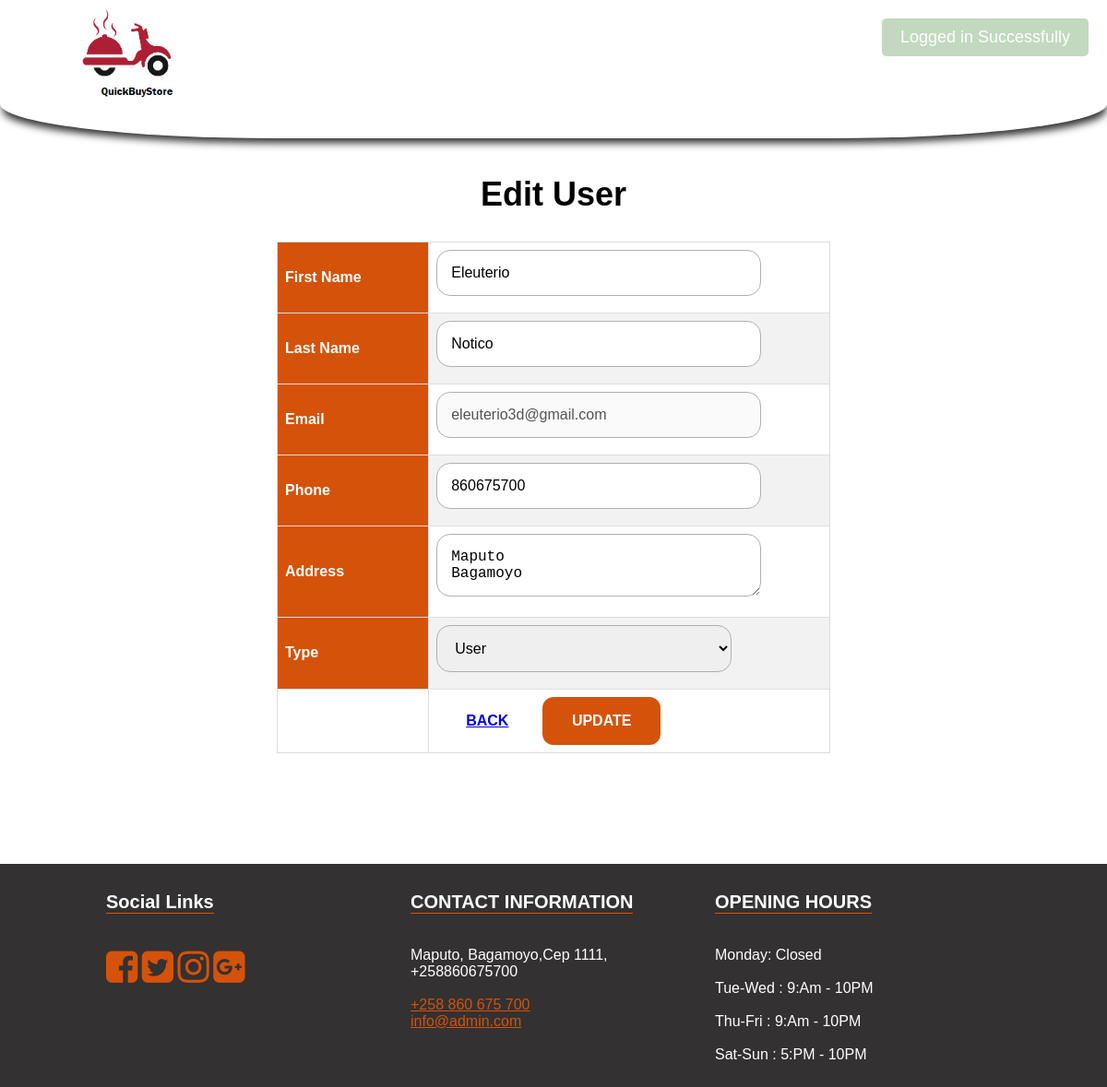
Page /food-delivery/edit-user.php?id=2 (signed in) on the committed database.
### tables this page shows
CREATE TABLE IF NOT EXISTS `users` (
  `id` int(11) unsigned NOT NULL AUTO_INCREMENT,
  `email` varchar(100) NOT NULL,
  `phone` varchar(20) NOT NULL,
  `password` varchar(255) NOT NULL,
  `fname` varchar(100) NOT NULL,
  `lname` varchar(100) NOT NULL,
  `address` text NOT NULL,
  `type` enum('user','admin') NOT NULL DEFAULT 'user',
  `created_at` timestamp NULL DEFAULT NULL,
  `updated_at` timestamp NULL DEFAULT NULL,
  PRIMARY KEY (`id`)
);

CREATE TABLE IF NOT EXISTS `settings` (
  `id` int(11) unsigned NOT NULL AUTO_INCREMENT,
  `about_title` text NOT NULL,
  `about_detail` text NOT NULL,
  `about_img` varchar(255) NOT NULL,
  `fb_link` varchar(255) NOT NULL,
  `tw_link` varchar(255) NOT NULL,
  `ins_link` varchar(255) NOT NULL,
  `gplus_link` varchar(255) NOT NULL,
  `contact_info` text NOT NULL,
  `opening_hours` text NOT NULL,
  `currency` enum('GBP','USD','EURO','MZN') NOT NULL DEFAULT 'GBP',
  PRIMARY KEY (`id`)
);

### food-delivery/functions/flash.php (called while the page is built, shortened)
<?php
class FlashMessage {
    public static function render($var) {
        $messages = $_SESSION[$var];
        return $messages;
    }
}
?>

### food-delivery/edit-user.php (the view, shortened to what this page needs)
<?php
include 'functions/flash.php';
$flash = new \FlashMessage();
include 'includes/header.php';
	?>
    <?php
$sql = "SELECT * FROM users WHERE id = '".$_GET['id']."'";
$result = $conn->query($sql);
$row = $result->fetch_assoc();
?>
	<section class="inner-page-sec">
		<div class="container">
			<h1>Edit User</h1>
			<div style="overflow-x:auto;">
				<form class="category-form" action="functions/update-user.php" method="post">
					<table class="custom-tbl">
						<tr>
							<th>
								<label>First Name</label>
							</th>
							<td>
								<input type="text" name="fname" class="input-text" value="<?php echo $row['fname'];?>">
							</td>
						</tr>
						<tr>
							<th>
								<label>Last Name</label>
							</th>
							<td>
								<input type="text" name="lname" class="input-text" value="<?php echo $row['lname'];?>">
							</td>
						</tr>
						<tr>
							<th>
								<label>Email</label>
							</th>
							<td>
								<input type="email" name="email" class="input-text" value="<?php echo $row['email'];?>" disabled>
							</td>
						</tr>
						<tr>
							<th>
								<label>Phone</label>
							</th>
							<td>
								<input type="text" name="phone" class="input-text" value="<?php echo $row['phone'];?>">
							</td>
						</tr>
						<tr>
							<th>
								<label>Address</label>
							</th>
							<td>
								<textarea name="address" class="input-text"><?php echo $row['address'];?></textarea>
							</td>
						</tr>
						<tr>
							<th>
								<label>Type</label>
							</th>
							<td>
								<select name="type" class="input-text">
									<option <?php if($row['type'] == "user"){?> selected <?php }?> value="user">User</option>
								</select>
							</td>
						</tr>
						<tr>
							<td></td>
							<td colspan="2">
								<a href="users.php" class="btn">Back</a>
								<input type="submit" name="update" class="btn login-btn" value="Update">
							</td>
						</tr>
					</table>
				</form>
			</div>
		</div>
	</section>
<?php include 'includes/footer.php'; ?>

### food-delivery/includes/footer.php (shortened to what this page needs)
<footer>
	<div class="container">
		<div class="col-1">
			<h3>Social Links</h3>
			<ul>
				<li><a href="<?php echo $rowS['fb_link'];?>"><i class="fa fa-facebook-square" aria-hidden="true"></i></a></li>
				<li><a href="<?php echo $rowS['tw_link'];?>"><i class="fa fa-twitter-square" aria-hidden="true"></i></a></li>
				<li><a href="<?php echo $rowS['ins_link'];?>"><i class="fa fa-instagram" aria-hidden="true"></i></a></li>
				<li><a href="<?php echo $rowS['gplus_link'];?>"><i class="fa fa-google-plus-square" aria-hidden="true"></i></a></li>
			</ul>
		</div>
		<div class="col-1">
			<h3>CONTACT INFORMATION</h3>
			<p>
				<?php echo $rowS['contact_info'];?>
			</p>
		</div>
		<div class="col-1">
			<h3>OPENING HOURS</h3>
			<p>
				<?php echo $rowS['opening_hours'];?>
			</p>
		</div>
	</div>
</footer>
</div>
<?php
$nmsg=$flash->render('notification_msg');
$ntype=$flash->render('notification_type');
$str = "";
if($nmsg){
	$str .= '<div class="notificaton-msg msg-'.$ntype.'" style="top:20px;">';
    $str .= $nmsg;
	$str .= '</div>';
}
echo $str;
?>
</body>
</html>

### food-delivery/css/main.css (style rules this page uses)
body { margin: 0; font-family: Arial, Helvetica, sans-serif; }
.btn { text-transform: uppercase; padding: 19px 36px; }
.btn { display: inline-block; font-weight: 600; text-align: center; white-space: nowrap; vertical-align: middle; -webkit-user-select: none; -moz-user-select: none; -ms-user-select: none; user-select: none; border: 2px solid transparent; padding: 12px 30px; font-size: 16px; line-height: 1.5; border-radius: .1875rem; transition: color .15s ease-in-out, background-color .15s ease-in-out, border-color .15s ease-in-out, box-shadow .15s ease-in-out; }
footer { background-color: #333131; color: #fff; }
footer .container { max-width: 1000px; width: 100%; margin: 0px auto; }
footer .container .col-1 { float: left; width: 30%; padding: 10px 15px; }
footer .container .col-1 a { color: #d5520a; }
footer .container .col-1 h3 { text-align: left; font-size: 20px; border-bottom: 1px solid #d5530c; display: inline-block; }
footer .container .col-1 ul { padding: 0px; list-style: none; }
footer .container .col-1 ul li { display: inline-block; }
footer .container .col-1 ul li a { font-size: 40px; color: #d5520a; }
.inner-page-sec { padding-top: 150px; padding-bottom: 80px; }
.inner-page-sec .container { max-width: 1000px; width: 100%; margin: 40px auto; }
.inner-page-sec .container h1 { text-align: center; font-size: 36px; }
.input-text { max-width: 320px; width: 100%; padding: 15px 15px; font-size: 16px; margin-bottom: 10px; border-radius: 15px; border: 1px solid #b3aeae; }
.login-btn { background-color: #d5520a; color: #fff; border-radius: 12px; }
.notificaton-msg { position: fixed; top: 20px; right: 20px; z-index: 99999999; background-color: #4e4242; color: #fff; padding: 10px 20px 10px; border-radius: 5px; font-size: 18px; font-weight: 100; font-family: sans-serif; }
.notificaton-msg.msg-success { background-color: #63a05c; color: #fff; }
.custom-tbl { font-family: Arial, Helvetica, sans-serif; border-collapse: collapse; width: 100%; }
.custom-tbl td, .custom-tbl th { border: 1px solid #ddd; padding: 8px; }
.custom-tbl tr:nth-child(even) { background-color: #f2f2f2; }
.custom-tbl th { padding-top: 12px; padding-bottom: 12px; text-align: left; background-color: #d5520a; color: white; }
.category-form { max-width: 600px; margin: 0px auto; }

### rows in the picture
users: fname "Eleuterio", lname "Notico", email "eleuterio3d@gmail.com", phone "860675700", address "Maputo Bagamoyo", type "User"
settings: contact_info "Maputo, Bagamoyo,Cep 1111, +258860675700 +258 860 675 700 info@admin.com", opening_hours "Monday: Closed Tue-Wed : 9:Am - 10PM Thu-Fri : 9:Am - 10PM Sat-Sun : 5:PM - 10PM"
